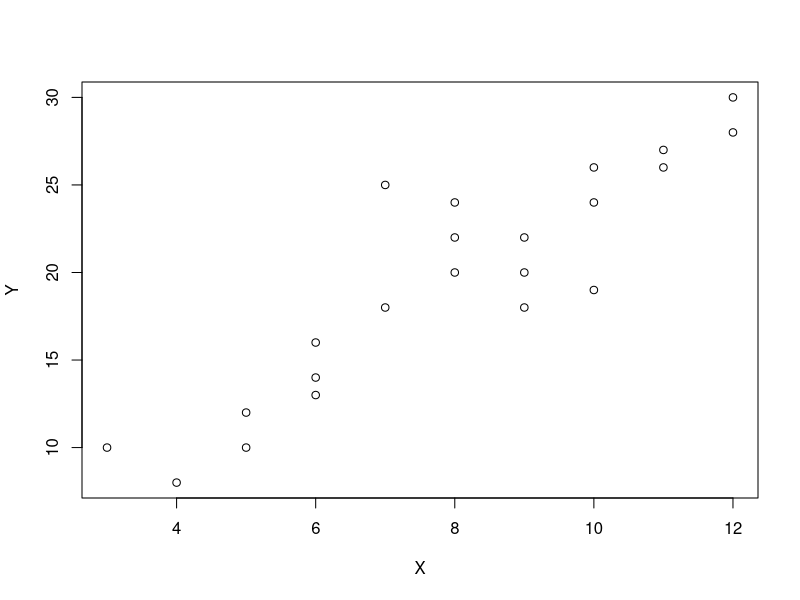

The R script that drew this image:
Y=c(10,18,24,22,27,13,10,24,25,8,16,20,28,22,19,18,26,14,20,26,30,12)
X<-c(3,7,10,9,11,6,5,8,7,4,6,9,12,8,10,9,11,6,8,10,12,5)

###Q1: Y est cout direct, X est nombre de mois

###Q2
plot(X,Y) #Non, parce que plusieurs le cout direct pour une meme valeur de nombre de mois

###Q3
droite5<-lm(Y~X)
coef(droite5) ##->Yi = 1.549407 + 2.260870Xi
fitted(droite5)

###Q4
predict(droite5, list(X=6))

###Q5 : 
EX5<-data.frame(X,Y)
y_bar = mean(Y)
y_bar

###Q6
anova(droite5)
SCtotal = 705.39 + 159.70

###Q7
fitted(droite5)

###Q8
resid(droite5)

###Q9
summary(droite5) #R^2 = 0.8154. Plus coefficient de determination est proche de 1, les donnees sont alignees sur la droite de regression.